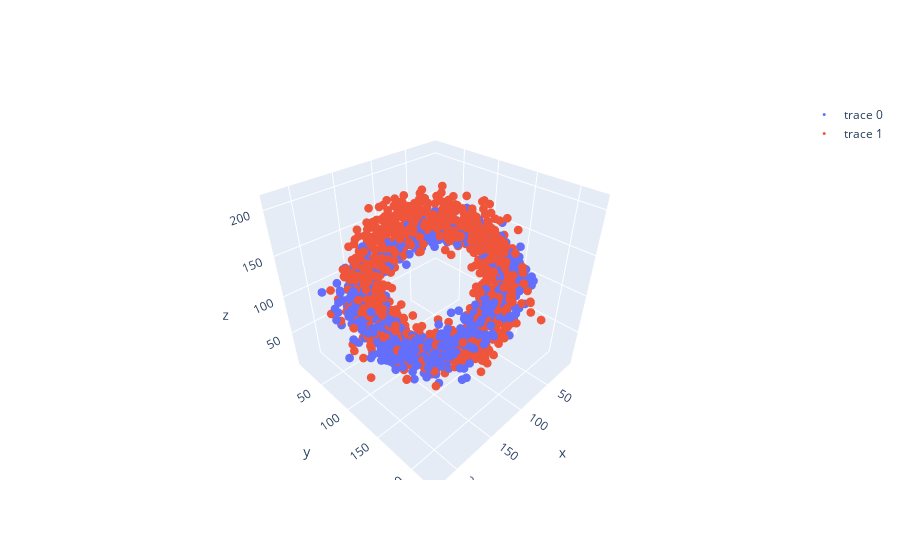

Notebook code cell kept with this figure:
### Code cell
import plotly.graph_objects as go

fig = go.Figure()

fig.add_trace(
    go.Scatter3d(
        x=X[:, 0],
        y=X[:, 1],
        z=X[:, 2],
        mode="markers",
        marker=dict(size=3),
    )
)

i = 5

fig.add_trace(
    go.Scatter3d(
        x=shuffled_Xs[i][:, 0],
        y=shuffled_Xs[i][:, 1],
        z=shuffled_Xs[i][:, 2],
        mode="markers",
        marker=dict(size=3),
    )
)

### Figure 1 — Plotly figure (JSON) as saved in the notebook; plotly's stock layout.template omitted (floating-point values rounded to 4 significant figures; data arrays with more than 128 entries replaced by an {"elided": "..."} marker saying what was removed)
{"data": [{"marker": {"size": 3}, "mode": "markers", "type": "scatter3d", "x": {"elided": "1000 int values"}, "y": {"elided": "1000 int values"}, "z": {"elided": "1000 int values"}}, {"marker": {"size": 3}, "mode": "markers", "type": "scatter3d", "x": {"elided": "1000 int values"}, "y": {"elided": "1000 int values"}, "z": {"elided": "1000 int values"}}], "layout": {}}
